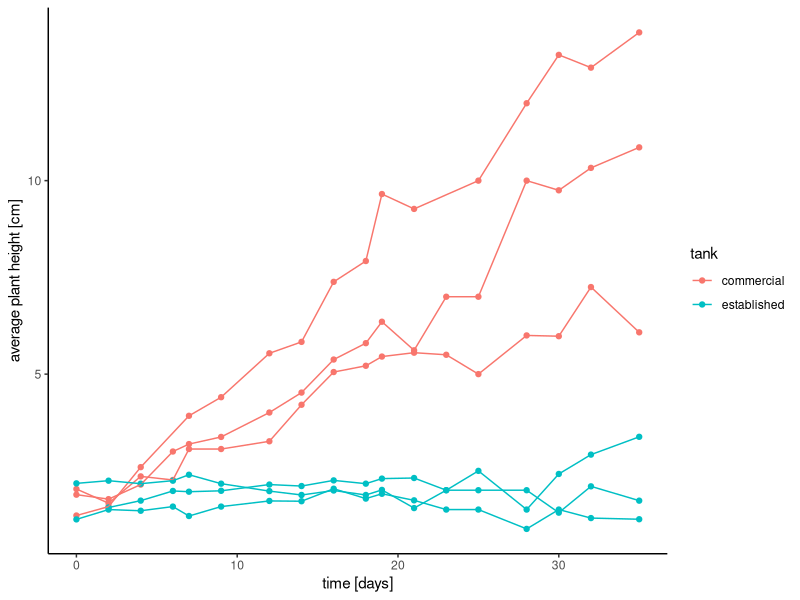
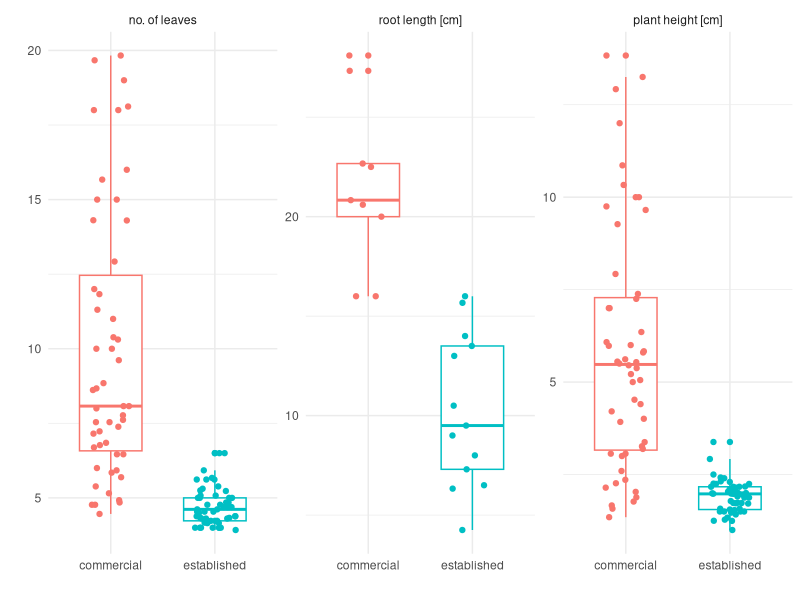
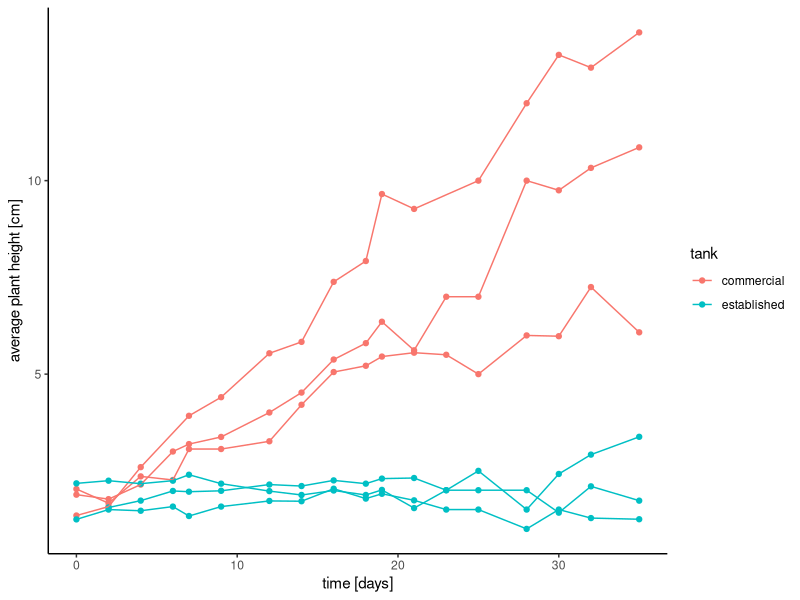
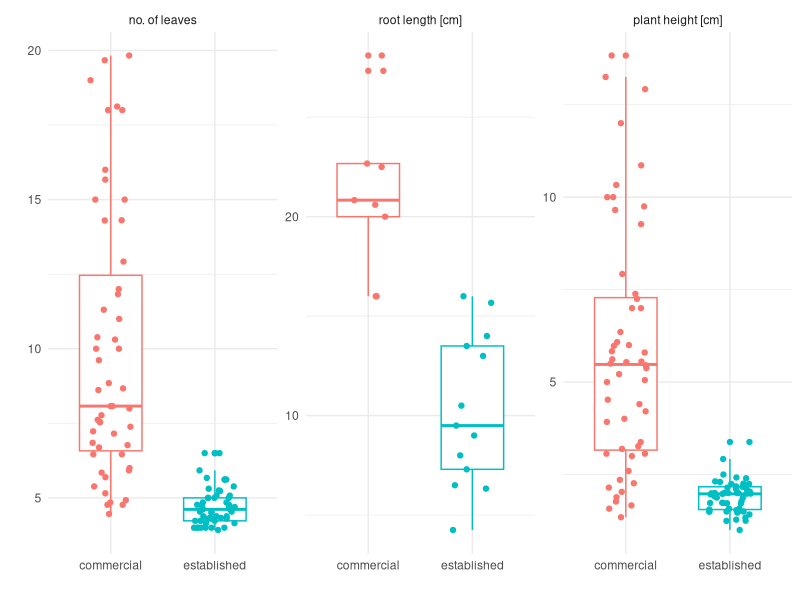

R code for these plots, in order:
## ---- chunk 1
library(data.table)
library(ggplot2)
theme_set(theme_classic())

plants <- fread("data/plant_data_clean.csv")
plants[, date := as.Date(date)]
plants[, time := difftime(date, date[1], units = "days")]
plants[, inoculum := "established"]
plants[tank %in% 1:3, inoculum := "commercial"]
## ---- chunk 2
sampled <- plants[sample != "Growth Bed"]
sampled[, date := as.Date(date)]
## ---- chunk 3
ggplot(plants[sample == "Growth Bed" & !is.na(height_avg)], 
       aes(x = time, y = height_avg, col = inoculum)) + 
  geom_point() + stat_summary(aes(group = tank), fun.y = mean, geom = "line") + 
  labs(x = "time [days]", y = "average plant height [cm]", color = "tank")
ggsave("figures/plant_height_avg.svg")
## ---- chunk 4
bed <- melt(plants[sample == "Growth Bed"],
            id.vars = c("tank", "time", "inoculum"),
            measure.vars = c("no_leaves_avg", "root_length_avg", 
                             "height_avg"))
bed[, value := as.numeric(value)]
bed <- bed[!is.na(value)]

labels <- c(
    no_leaves_avg = "no. of leaves",
    height_avg = "plant height [cm]",
    root_length_avg = "root length [cm]"
)

ggplot(bed, aes(x = inoculum, y = value, col = inoculum)) +
  geom_boxplot(width = 0.6) + geom_jitter(width=0.2) +
  facet_wrap(~ variable, scales = "free_y", labeller = as_labeller(labels)) +
  labs(y="", x="", color="") + guides(color=FALSE) + theme_minimal()
ggsave("figures/plant_metrics.svg")
## ---- chunk 5
bed[, .(pval = wilcox.test(value ~ inoculum)$p.value, n = .N), by = "variable"]
